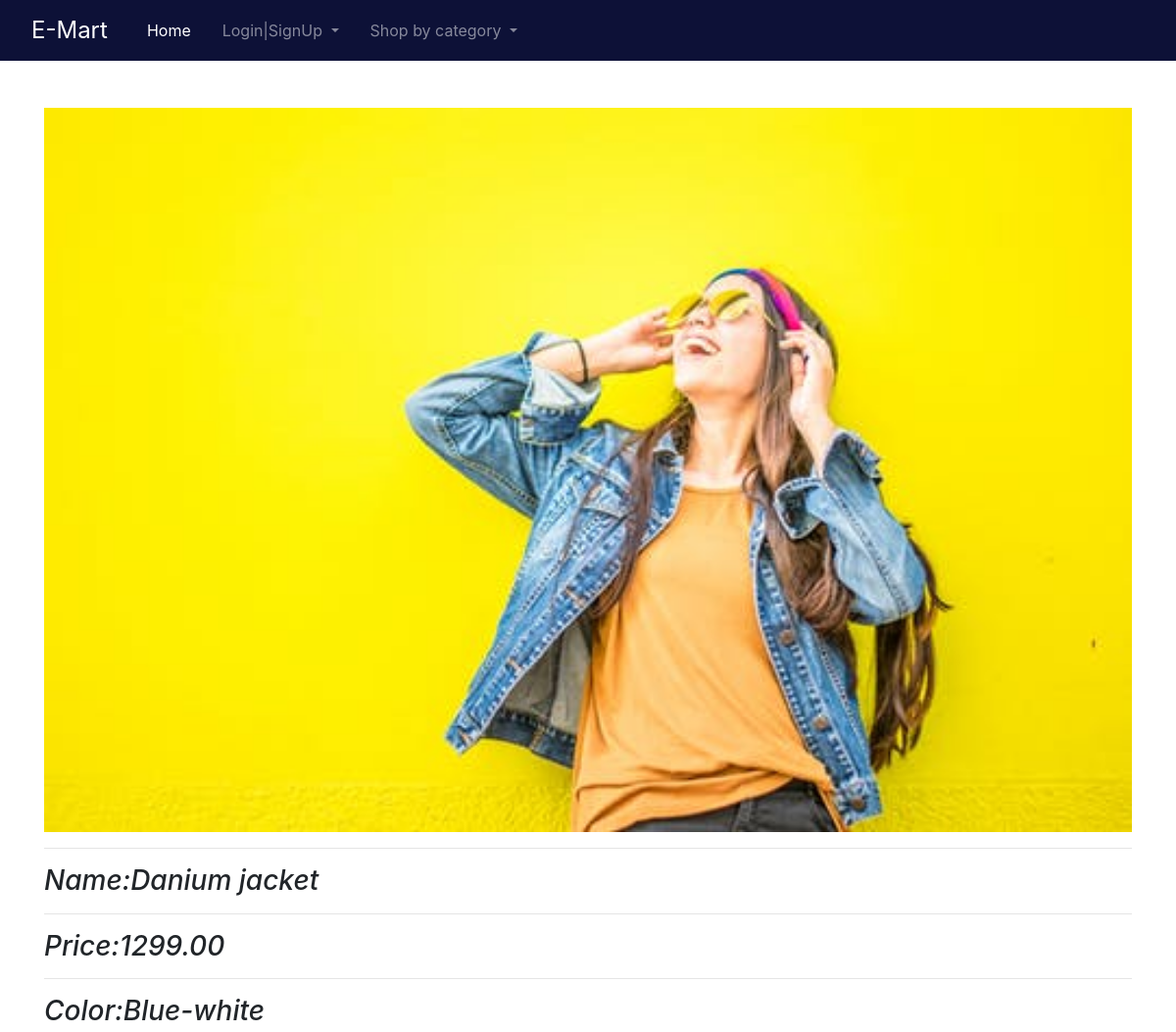
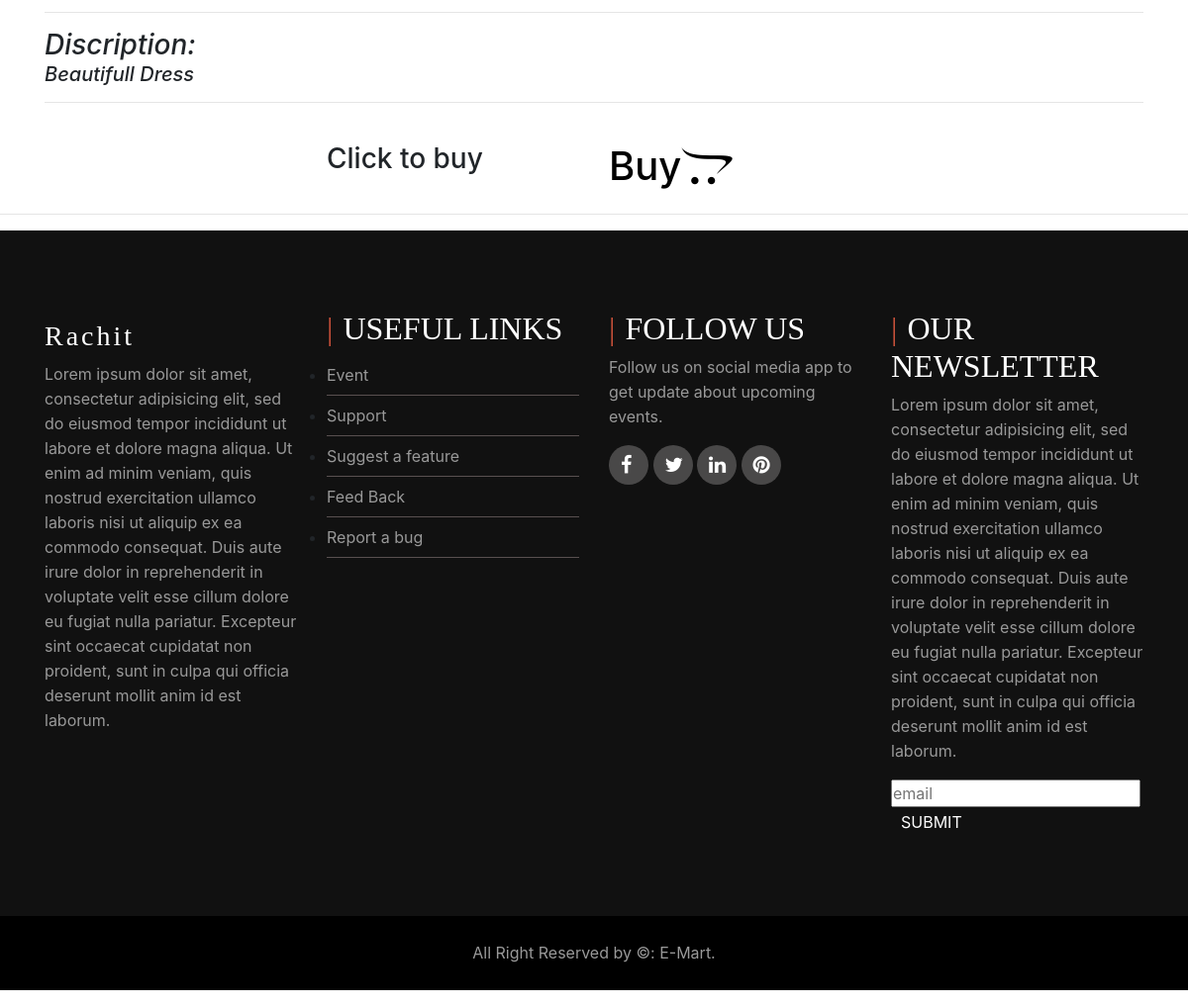
Page /8/24/ on the committed database (2 pictures, top to bottom).
### eapp/models.py (models this page shows, shortened)
class Product(models.Model):
    name=models.CharField(null=True,blank=True,max_length=80)
    category=models.ForeignKey(Category,null=True,on_delete=models.SET_NULL)
    price=models.DecimalField(decimal_places=2,max_digits=100000)
    photo=models.ImageField(null=True,blank=True,upload_to='productimages/')
    discription=models.CharField(null=True,blank=True,max_length=400)
    color=models.CharField(null=True,blank=True,max_length=20)

### eapp/views.py (the view)
# urls.py: path('<slug:cat>/<int:pk>/',views.ProductDetail.as_view(),name='detail'),
class ProductDetail(DetailView):
    model=models.Product
    context_object_name='product_detail'
    template_name='eapp/detail.html'

### eapp/templates/eapp/detail.html (shortened to what this page needs)
 {% extends 'eapp/base.html' %}
{% block body %}
<br><br>
<img src="{{product_detail.photo.url}}" alt="Product image" style="width:100%;height:auto;">
<hr>
<h3>
  <em>Name:{{product_detail.name}}</em>
</h3>
<hr>
<h3><em>Price:{{product_detail.price}}</em></h3>
<hr>
<h3>
  <em>Color:{{product_detail.color}}
  </em>
</h3><hr>
<h3>
  <em>Discription:
<p style="font-size:20px;">{{product_detail.discription}}</p>
  </em>
</h3>
<hr>
<br>
<div class="row">
  <div class="col-4 col-sm-4 col-md-3 col-lg-3">
  </div>
<div class="col-4 col-sm-4 col-md-3 col-lg-3">
<h3 >Click to buy</h3>
</div>
<div class="col-4 col-sm-4 col-md-3 col-lg-2">
<a href="{{product_detail.id}}" style="text-decoration:none;color:black;">
  <h1>Buy<i class="fa fa-opencart" style=" border-radius:10%;"></i></h1>
</a>
</div>
</div>
{% endblock %}

### eapp/static/css/slider.css (style rules this page uses)
* { margin: 0; padding: 0px; outline: none; box-sizing: border-box; }
a { text-decoration: none; }
h2,h3 { font-size: 10px; }

### rows in the picture
Product: photo (picture), name "Danium jacket", price "1299.00", color "Blue-white", discription "Beautifull Dress"
